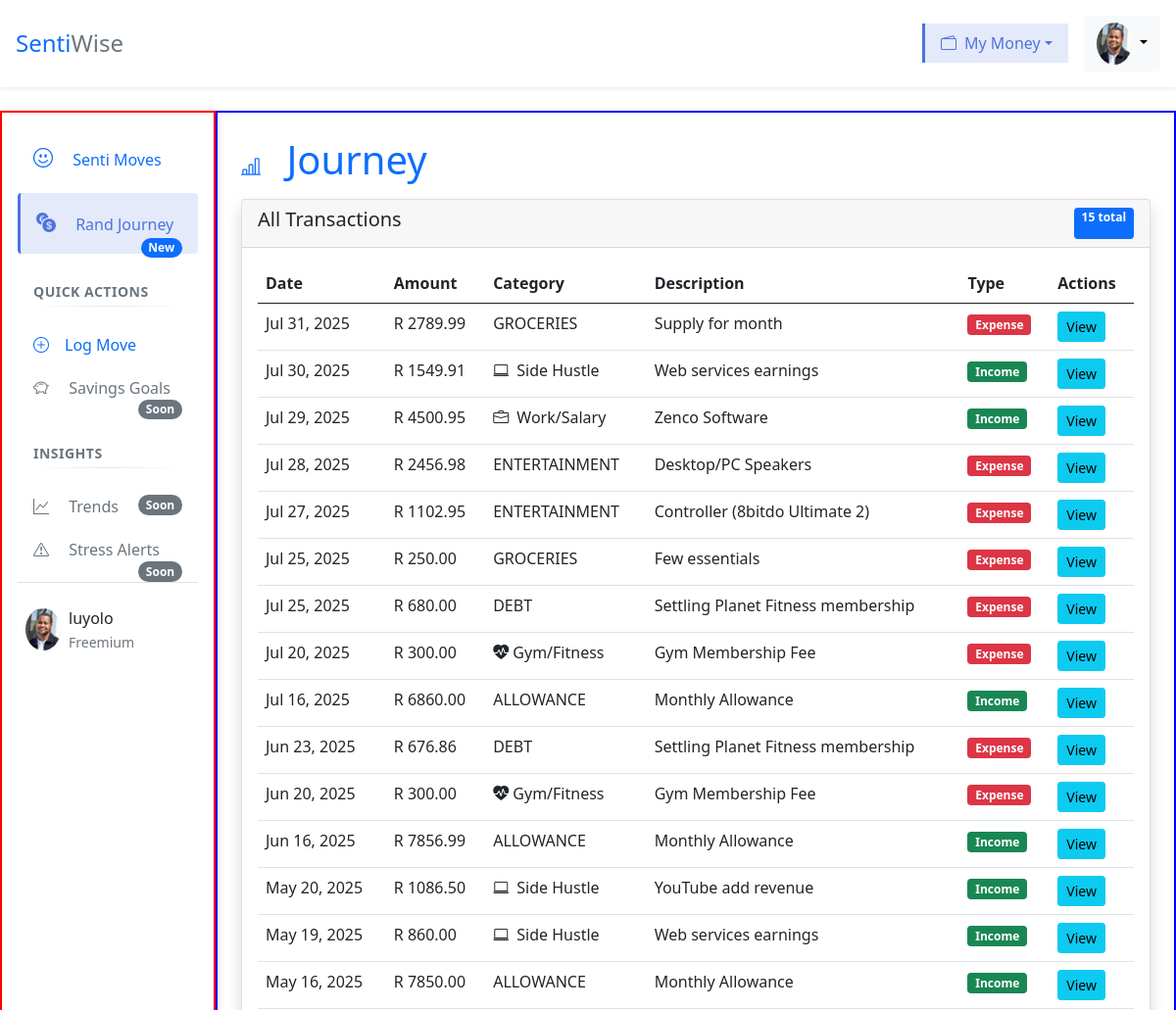
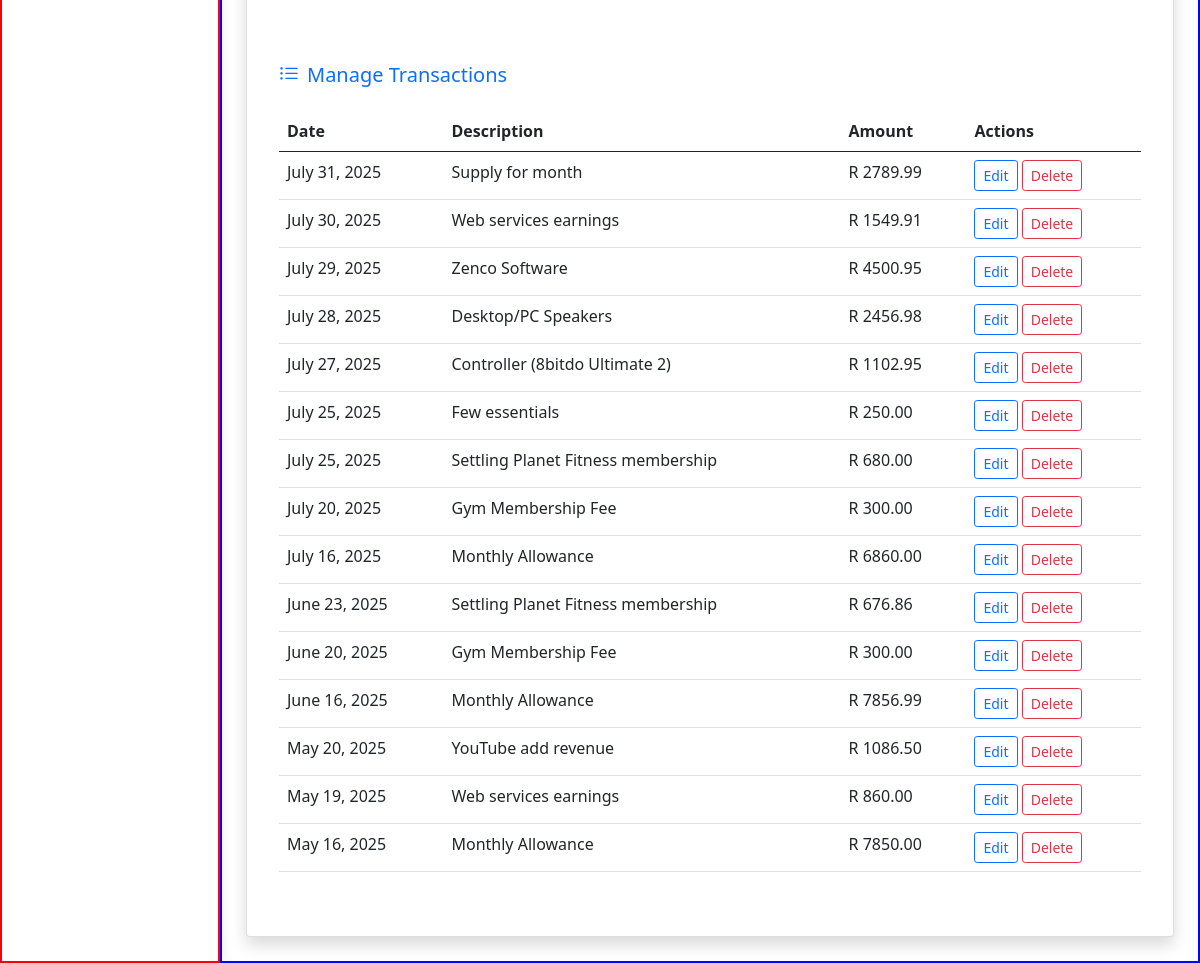
Page /transactions/list/ (signed in) on the committed database (2 pictures, top to bottom).
### transactions/models.py (models this page shows, shortened)
class Transaction(models.Model):
    TRANSACTION_TYPES = (
        ('income', 'Income'),
        ('expense', 'Expense'),
    )
    user = models.ForeignKey(User, on_delete=models.CASCADE, related_name='transactions')
    amount = models.DecimalField(max_digits=10, decimal_places=2)
    category = models.CharField(max_length=22, choices=Category.DEFAULT_CATEGORIES) # preset categories in form
    date = models.DateField()
    type = models.CharField(max_length=7, choices=TRANSACTION_TYPES)
    description = models.CharField(max_length=255, blank=True)

### transactions/views.py (the view)
# urls.py: path('transactions/list/', transactions_list_page, name='list_transaction'), # Read: list all
@login_required(login_url='login')
def transactions_list_page(request):
    transactions = Transaction.objects.filter(user=request.user).order_by('-date')
    context = {
        'transactions': transactions,
        'total_count': transactions.count(),
        'total_income': sum(t.amount for t in transactions if t.type == 'income'),
        'total_expences': sum(t.amount for t in transactions if t.type == 'expense'),
    }
    return render(request, "transactions/list_transaction.html", context)

### transactions/context_processors.py (called while the page is built)
def sidebar_context(request):
    current_url_name = request.resolver_match.url_name
    current_url_path = request.path
    context = {
        'active_links': {
            'dashboard': current_url_name == 'dashboard',
            'transactions': current_url_name in ['list_transaction', 'edit_tranaction', 'delete_transaction', 'detail_transaction'],
            'quick_add': current_url_name == 'add_transaction',
        },
        'current_module': None # Identifies which top-level module is active
    }
    if context['active_links']['dashboard']:
        context['current_module']='dashboad'
    elif context['active_links']['transactions']:
        context['current_module']='transactions'
    elif context['active_links']['quick_add']:
        context['current_module']='quick_add'
    return context

### transactions/templates/transactions/list_transaction.html (shortened to what this page needs)
{% extends 'transactions/index.html' %}
{% load crispy_forms_tags %}
{% load static %}
    {% block main_content %}
    <main class="tracker-main-content p-4 flex-grow-1">
        <div class="rounded mb-3 text-primary">
            <h1><i class="bi bi-bar-chart-line me-3 fs-5"></i>
                Journey
            </h1>
        </div>
        <div class="card shadow">
            <div class="card-header d-flex justify-content-between">
                <h5>All Transactions</h5>
                <span class="badge bg-primary">{{ total_count }} total</span>
            </div>
            <div class="card-body">
                <table class="table table-hover">
                    <thead>
                        <tr>
                            <th>Date</th>
                            <th>Amount</th>
                            <th>Category</th>
                            <th>Description</th>
                            <th>Type</th>
                            <th>Actions</th>
                        </tr>
                    </thead>
                    <tbody>
                        {% for t in transactions %}
                        <tr>
                            <td>{{ t.date|date:"M d, Y" }}</td>
                            <td>R {{ t.amount }}</td>
                            <td>
                            {% if t.category == 'SALARY' %}
                                <i class="bi bi-briefcase me-1"></i> Work/Salary
                                {% elif t.category == 'SIDE_HUSTLE' %}
                                <i class="bi bi-laptop me-1"></i> Side Hustle
                                {% elif t.category == 'GYM' %}
                                <i class="bi bi-heart-pulse-fill"></i> Gym/Fitness
                                {% else %}
                                {{ category_display|default:t.category }}
                            {% endif %}
                            </td>
                            <td>{{ t.description }}</td>
                            <td>
                                <span class="badge {% if t.type == 'income' %}bg-success{% else %}bg-danger{% endif %}">
                                    {{ t.type|title }}
                                </span>
                            </td>
                            <td>
                                <a href="{% url 'detail_transaction' t.id %}" class="btn btn-sm btn-info">View</a>
                            </td>
                        </tr>
                        {% endfor %}
                    </tbody>
                </table>
            </div>
            <div class="mb-4 p-2 m-2">
                <div class="card-body">
                    <h5  class="card-title text-primary mb-4">
                        <i  class="bi bi-list-ul me-2"></i>Manage Transactions
                    </h5>
                    <table class="table table-hover">
                        <thead>
                            <tr>
                                <th>Date</th>
                                <th>Description</th>
                                <th>Amount</th>
                                <th>Actions</th>
                            </tr>
                        </thead>
                        <tbody>
                            {% for transaction in transactions %}
                            <tr>
                                <td>{{ transaction.date }}</td>
                                <td>{{ transaction.description }}</td>
                                <td>R {{ transaction.amount }}</td>
                                <td>
                                    <a href="{% url 'edit_transaction' transaction.id %}" class="btn btn-sm btn-outline-primary">Edit</a>
                                    <a href="{% url 'delete_transaction' transaction.id %}" class="btn btn-sm btn-outline-danger">Delete</a>
                                </td>
                            </tr>
                            {% empty %}
                            <tr>
                                <td colspan="4" class="text-center text-muted">No transactions found</td>
                            </tr>
                            {% endfor %}
                        </tbody>
                    </table>
                </div>
            </div>
        </div>
    </main>
    {% endblock %}

### transactions/templates/transactions/index.html (shortened to what this page needs)
{% load static %}
<!DOCTYPE html>
<html lang="en">
<head>
    <link rel="stylesheet" href="https://cdn.jsdelivr.net/npm/bootstrap-icons@1.10.5/font/bootstrap-icons.css">
    <link rel="stylesheet" href="{% static 'css/bootstrap.min.css' %}">
    <link rel="stylesheet" href="https://cdnjs.cloudflare.com/ajax/libs/font-awesome/5.15.3/css/all.min.css">
</head>
<body>
    <header class="tracker-header bg-white shadow-sm p-3 mb-4" style="position: relative; z-index: 1030;">
        <div class="d-flex justify-content-between align-items-center">
            <div class="d-flex align-items-center">
                <h1 class="m-0 fs-4 text-primary">Senti<span class="text-secondary">Wise</span></h1>
            </div>
            <div class="d-flex align-items-center">
                <li class="nav-item dropdown list-unstyled me-3">
                    <a class="nav-link dropdown-toggle d-flex align-items-center {% if current_module == 'transactions' %}active{% endif %}"
                    href="#" id="finDropdown" role="button"
                    data-bs-toggle="dropdown" aria-expanded="false">
                    <i class="bi bi-wallet2 me-2"></i>My Money
                    </a>
                </li>
                <div class="dropdown">
                    <button class="btn btn-light dropdown-toggle" data-bs-toggle="dropdown">
                        <img src="{% static 'images/luyolo.jpg' %}" width="36" class="rounded-circle">
                    </button>
                </div>
            </div>
        </div>
    </header>
    {% block content%}
        {% block sidebar %}
        <div class="d-flex">
            <nav class="tracker-sidebar bg-white p-3 border-end border-secondary-emphasis border-3"
                 style="width: 220px;" id="sidebar">
                <ul class="nav flex-column">
                    <li class="nav-item">
                        <a class="nav-link py-3 px-3 mb-1 rounded {% if active_links.dashboard %}active{% endif %}"
                            href="{% url 'dashboard' %}" data-bs-toggle="tooltip" title="Dashboard">
                            <i class="bi bi-emoji-smile me-3 fs-5"></i>
                            <span class="fw-medium">Senti Moves</span>
                        </a>
                    </li>
                    <li class="nav-item">
                        <a class="nav-link py-3 px-3 mb-1 rounded {% if active_links.transactions %}active{% endif %}"
                            href="{% url 'list_transaction' %}" data-bs-toggle="tooltip" title="Track your income and spending">
                            <i class="bi bi-currency-exchange me-3 fs-5"></i>
                            <span class="fw-medium">Rand Journey</span>
                            {% if active_links.transactions %}
                            <span class="badge bg-primary rounded-pill float-end">New</span>
                            {% endif %}
                        </a>
                    </li>
                    <li class="nav-section-header mt-4 mb-4 px-3 text-uppercase small text-muted fw-bold">
                        Quick Actions
                    </li>
                    <li class="nav-item">
                        <a class="nav-link py-2 px-3 mb-1 rounded {% if active_links.quick_add %}active{% endif %}"
                            href="{% url 'add_transaction' %}" data-bs-toggle="tooltip" title="Add transactions">
                            <i class="bi bi-plus-circle me-3"></i>Log Move
                        </a>
                    </li>
                    <li class="nav-item">
                        <a class="nav-link py-2 px-3 mb-1 rounded" href="#">
                            <i class="text-muted bi bi-piggy-bank me-3"></i>
                            <span class="text-muted">Savings Goals</span>
                            <span class="badge bg-secondary rounded-pill float-end">Soon</span>
                        </a>
                    </li>
                    <li class="nav-section-header mt-4 mb-4 px-3 text-uppercase small text-muted fw-bold">
                        Insights
                    </li>
                    <li class="nav-item">
                        <a class="nav-link py-2 px-3 mb-1 rounded" href="#">
                            <i class="text-muted bi bi-graph-up me-3"></i>
                            <span class="text-muted">Trends</span>
                            <span class="badge bg-secondary rounded-pill float-end">Soon</span>
                        </a>
                    </li>
                    <li class="nav-item">
                        <a class="nav-link py-2 px-3 mb-1 rounded" href="#">
                            <i class="text-muted bi bi-exclamation-triangle me-3"></i>
                            <span class="text-muted">Stress Alerts</span>
                            <span class="badge bg-secondary rounded-pill float-end">Soon</span>
                        </a>
                    </li>
                </ul>
                <div class="sidebar-footer mt-auto pt-4 border-top">
                    <div class="d-flex align-items-center px-2">
                        <img src="{% static 'images/luyolo.jpg' %}" width="36" class="rounded-circle me-2">
                        <div>
                            <div class="fw-medium">{{ request.user }}</div>
                            <small class="text-muted">Freemium</small>
                        </div>
                    </div>
                </div>
            </nav>
            {% block main_content %}{% endblock %}
        </div>
        {% endblock %}
    {% endblock %}
</body>
</html>

### transactions/templates/transactions/index.html (style rules this page uses)
.nav-section-header { position: relative; letter-spacing: 0.5px; }
.nav-section-header::after { content: ""; position: absolute; left: 15px; right: 15px; bottom: -5px; height: 1px; background: linear-gradient(90deg, transparent, rgba(0,0,0,0.1), transparent); }
.nav-link { transition: all 0.3s ease; }
.nav-link.active { background-color: rgba(78, 115, 223, 0.15) !important; color: #4e73df !important; border-left: 3px solid #4e73df; font-weight: 500; }
.sidebar-footer { padding-bottom: 1rem; }
.tracker-sidebar { flex-shrink: 0; width: 220px; max-height: 100%; transition: transform 0.3s ease; box-shadow: 2px 0 10px rgba(0,0,0,0.1); border: 2px solid red !important; }
.tracker-main-content { flex: 1; padding: 1rem; margin-left: 0 !important; width: auto !important; border: 2px solid blue !important; }
@media (min-width: 993px) { .tracker-main-content { flex: 1; margin-left: 0 !important; } }

### rows in the picture
Transaction: date "Jul 31, 2025", amount "2789.99", category "GROCERIES", description "Supply for month", type "Expense"
Transaction: date "Jul 30, 2025", amount "1549.91", category "SIDE_HUSTLE" (drawn), description "Web services earnings", type "Income"
Transaction: date "Jul 29, 2025", amount "4500.95", category "SALARY" (drawn), description "Zenco Software", type "Income"
Transaction: date "Jul 28, 2025", amount "2456.98", category "ENTERTAINMENT", description "Desktop/PC Speakers", type "Expense"
Transaction: date "Jul 27, 2025", amount "1102.95", category "ENTERTAINMENT", description "Controller (8bitdo Ultimate 2)", type "Expense"
Transaction: date "Jul 25, 2025", amount "250.00", category "GROCERIES", description "Few essentials", type "Expense"
Transaction: date "Jul 25, 2025", amount "680.00", category "DEBT", description "Settling Planet Fitness membership", type "Expense"
Transaction: date "Jul 20, 2025", amount "300.00", category "GYM" (drawn), description "Gym Membership Fee", type "Expense"
Transaction: date "Jul 16, 2025", amount "6860.00", category "ALLOWANCE", description "Monthly Allowance", type "Income"
Transaction: date "Jun 23, 2025", amount "676.86", category "DEBT", description "Settling Planet Fitness membership", type "Expense"
Transaction: date "Jun 20, 2025", amount "300.00", category "GYM" (drawn), description "Gym Membership Fee", type "Expense"
Transaction: date "Jun 16, 2025", amount "7856.99", category "ALLOWANCE", description "Monthly Allowance", type "Income"
Transaction: date "May 20, 2025", amount "1086.50", category "SIDE_HUSTLE" (drawn), description "YouTube add revenue", type "Income"
Transaction: date "May 19, 2025", amount "860.00", category "SIDE_HUSTLE" (drawn), description "Web services earnings", type "Income"
Transaction: date "May 16, 2025", amount "7850.00", category "ALLOWANCE", description "Monthly Allowance", type "Income"

### other values in the picture
{{ request.user }} "luyolo"
{{ total_count }} "15"
